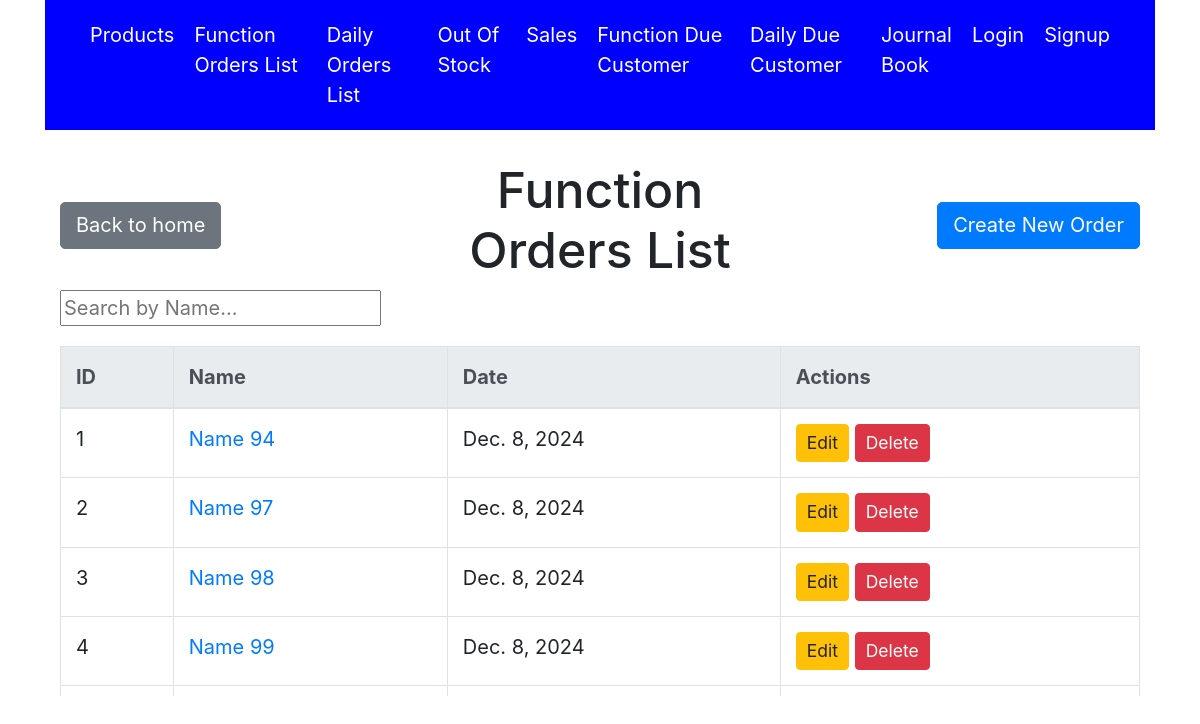
Screenshot of /orders/function with the database file from the repository.
### accounts/models.py (models this page shows, shortened)
class Orders(models.Model):
    name = models.CharField(max_length=255)
    date = models.DateField(default=timezone.now)
    is_function = models.BooleanField(default=True)

### accounts/views.py (the view)
# urls.py: path('orders/function', views.function_orders_list, name='function_orders_list'),
def function_orders_list(request):
    orders = Orders.objects.filter(is_function=True).order_by('-date')  # '-' before 'date' indicates descending order
    query = request.GET.get('q', '')  # Get the search query from GET parameters
    if query:
        orders_list = Orders.objects.filter(name__istartswith=query).order_by('name')  # Filter by query
    else:
        orders_list = Orders.objects.all().order_by('name')  # Get all products if no query
    return render(request, 'function_orders_list.html', {'orders': orders, 'orders_list' : orders_list})

### accounts/templates/function_orders_list.html (shortened to what this page needs)
{% extends 'base.html' %}
{% block content %}
<head>
    <link rel="stylesheet" href="https://maxcdn.bootstrapcdn.com/bootstrap/4.5.2/css/bootstrap.min.css">
</head>
<body class="container">
    <div class="row align-items-center mt-4">
        <div class="col text-left">
            <a href="{% url 'home' %}" class="btn btn-secondary">Back to home</a>
        </div>
        <div class="col text-center">
            <h1>Function Orders List</h1>
        </div>
        <div class="col text-right">
            <a href="{% url 'function_orders_create' %}?is_function=true" class="btn btn-primary">Create New Order</a>
        </div>
    </div>
    <div class="search-form mb-3">
        <input type="text" id="productSearch" placeholder="Search by Name..." onkeyup="searchProducts()">
    </div>
    <div class="table-wrapper">
        <table class="table table-bordered">
            <thead class="thead-light">
                <tr>
                    <th>ID</th>
                    <th>Name</th>
                    <th>Date</th>
                    <th>Actions</th>
                </tr>
            </thead>
            <tbody id="ordersTableBody">
                {% for order in orders %}
                    <tr class="order-item">
                        <td>{{ forloop.counter }}</td>
                        <td><a href="{% url 'function_orders_detail' order.id %}">{{ order.name }}</a></td>
                        <td>{{ order.date }}</td>
                        <td>
                            <a href="{% url 'function_orders_update' order.id %}" class="btn btn-warning btn-sm">Edit</a>
                            <form action="{% url 'function_orders_delete' order.id %}" method="POST" style="display:inline;">
                                <button type="submit" class="btn btn-danger btn-sm">Delete</button>
                            </form>
                        </td>
                    </tr>
                {% endfor %}
            </tbody>
        </table>
    </div>
    </div>
</body>
{% endblock %}

### accounts/templates/base.html (style rules this page uses)
html, body { height: 100%; margin: 0; font-size: 20px; }

### accounts/templates/function_orders_list.html (style rules this page uses)
.table-wrapper { overflow-y: auto; max-height: 350px; display: block; position: relative; }

### rows the page displays
Orders: name "Name 94", date "Dec. 8, 2024"
Orders: name "Name 97", date "Dec. 8, 2024"
Orders: name "Name 98", date "Dec. 8, 2024"
Orders: name "Name 99", date "Dec. 8, 2024"
